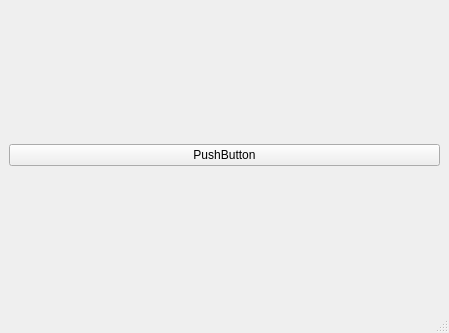
<?xml version="1.0" encoding="UTF-8"?>
<ui version="4.0">
 <class>MainWindow</class>
 <widget class="QMainWindow" name="MainWindow">
  <property name="geometry">
   <rect>
    <x>0</x>
    <y>0</y>
    <width>449</width>
    <height>333</height>
   </rect>
  </property>
  <property name="windowTitle">
   <string>MainWindow</string>
  </property>
  <widget class="QWidget" name="centralwidget">
   <layout class="QHBoxLayout" name="horizontalLayout">
    <item>
     <widget class="QPushButton" name="pushButton">
      <property name="text">
       <string>PushButton</string>
      </property>
     </widget>
    </item>
   </layout>
  </widget>
  <widget class="QMenuBar" name="menubar">
   <property name="geometry">
    <rect>
     <x>0</x>
     <y>0</y>
     <width>449</width>
     <height>21</height>
    </rect>
   </property>
  </widget>
  <widget class="QStatusBar" name="statusbar"/>
 </widget>
 <resources/>
 <connections/>
</ui>
